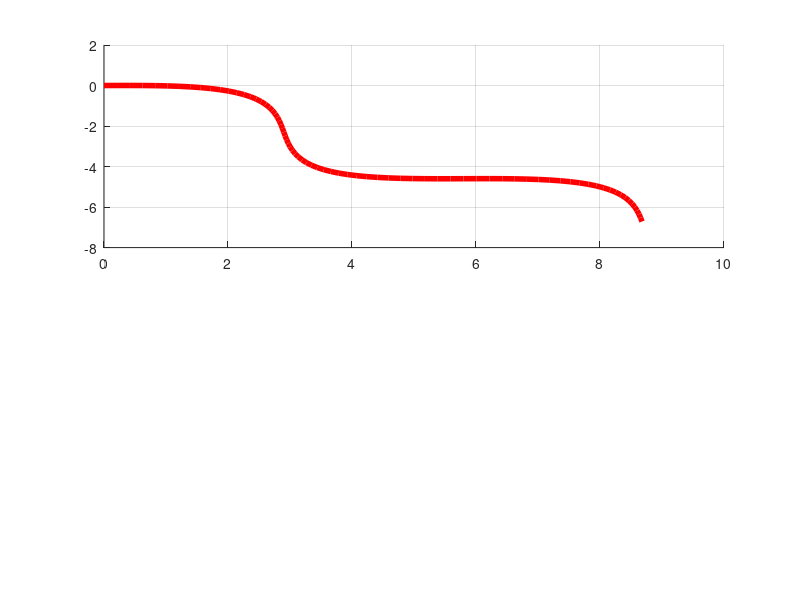
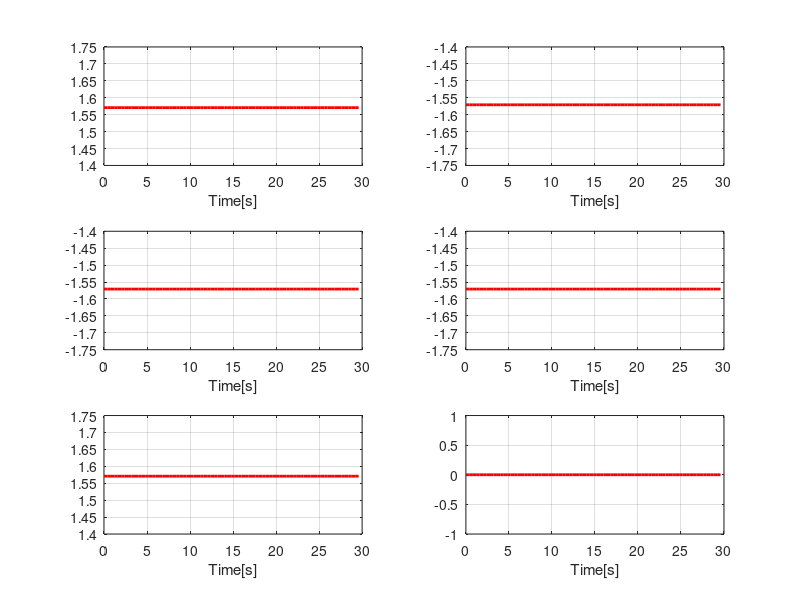

Source code (MATLAB) for these figures, in order: (Note: this script raises an error after producing the figures.)
clear all
close all
clc

%col=['b','g','r','c'];
col = [0 1 0;  0 0.67 0.33; 0.3010, 0.7450, 0.9330; 0 0 1];

Nvect=[10 15 20 25];

load('SIM_moveFast_N=10.mat')
figure(1)
set(gcf,'color','white')
subplot(2,1,1)
hold on
grid on
plot(xd(1,:),xd(2,:),'r','LineWidth',4)

figure(2)
set(gcf,'color','white')
subplot(3,2,1)
plot(0:0.4:29.6, xd(4,:),'r','LineWidth',2)
xlabel('Time[s]')
hold on
grid on
subplot(3,2,2)
plot(0:0.4:29.6, xd(5,:),'r','LineWidth',2)
xlabel('Time[s]')
hold on
grid on
subplot(3,2,3)
plot(0:0.4:29.6, xd(6,:),'r','LineWidth',2)
xlabel('Time[s]')
hold on
grid on
subplot(3,2,4)
plot(0:0.4:29.6, xd(7,:),'r','LineWidth',2)
xlabel('Time[s]')
hold on
grid on
subplot(3,2,5)
plot(0:0.4:29.6, xd(8,:),'r','LineWidth',2)
xlabel('Time[s]')
hold on
grid on
subplot(3,2,6)
plot(0:0.4:29.6, xd(9,:),'r','LineWidth',2)
xlabel('Time[s]')
hold on
grid on
%%
for ii=1:length(Nvect)
    clearvars -EXCEPT Nvect ii col
    load(['SIM_moveFast_N=',num2str(Nvect(ii)),'.mat'])
    figure(1)
    subplot(2,1,1)
    hold on
    x_b=state_x(1,:);y_b=state_x(2,:);
    plot(x_b,y_b,'-.','Color',col(ii,:),'LineWidth',2)    
    xlabel('x[m]'); ylabel('y[m]');
    
    subplot(2,1,2)
    error = sqrt((state_x(1,:)-xd(1,:)).^2+(state_x(2,:)-xd(2,:)).^2);
    hold on; grid on;
    plot(0:0.4:29.6,error,'Color',col(ii,:),'LineWidth',1)
    xlabel('Time[s]')
    ylabel('Cartesian error: x_k-x_d_k')
  
    figure(2)
    set(gcf,'color','white')
    subplot(3,2,1)
    plot(0:0.4:29.6, state_x(4,:),'-.','Color',col(ii,:),'LineWidth',2)
    hold on
    grid on
    title('\theta_1')
    subplot(3,2,2)
    plot(0:0.4:29.6, state_x(5,:),'-.','Color',col(ii,:),'LineWidth',2)
    hold on
    grid on
    title('\theta_2')
    subplot(3,2,3)
    plot(0:0.4:29.6, state_x(6,:),'-.','Color',col(ii,:),'LineWidth',2)
    hold on
    grid on
    title('\theta_3')
    subplot(3,2,4)
    plot(0:0.4:29.6, state_x(7,:),'-.','Color',col(ii,:),'LineWidth',2)
    hold on
    grid on
    title('\theta_4')
    subplot(3,2,5)
    plot(0:0.4:29.6, state_x(8,:),'-.','Color',col(ii,:),'LineWidth',2)
    hold on
    grid on
    title('\theta_5')
    subplot(3,2,6)
    plot(0:0.4:29.6, state_x(9,:),'-.','Color',col(ii,:),'LineWidth',2)
    hold on
    title('\theta_6')
    grid on

   
    clearvars -EXCEPT xd Nvect ii col
end

figure(1)
subplot(211)
legend('REFERENCE','N=10','N=15','N=20','N=25','Location','best')
figure(2)
legend('REFERENCE','N=10','N=15','N=20','N=25','Location','best')
hold off



